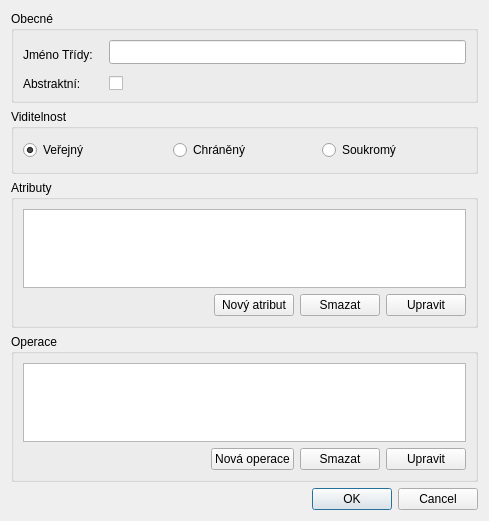
<?xml version="1.0" encoding="UTF-8"?>
<ui version="4.0">
 <class>ClassPropertiesDialog</class>
 <widget class="QDialog" name="ClassPropertiesDialog">
  <property name="geometry">
   <rect>
    <x>0</x>
    <y>0</y>
    <width>489</width>
    <height>521</height>
   </rect>
  </property>
  <property name="windowTitle">
   <string>Třída Vlastnosti</string>
  </property>
  <property name="modal">
   <bool>true</bool>
  </property>
  <layout class="QGridLayout" name="gridLayout">
   <item row="0" column="0">
    <layout class="QVBoxLayout" name="verticalLayout_3">
     <item>
      <widget class="QGroupBox" name="generalGroupBox">
       <property name="maximumSize">
        <size>
         <width>16777215</width>
         <height>16777215</height>
        </size>
       </property>
       <property name="title">
        <string>Obecné</string>
       </property>
       <layout class="QGridLayout" name="gridLayout_5">
        <item row="0" column="0" rowspan="2">
         <widget class="QLabel" name="label">
          <property name="text">
           <string>Jméno Třídy:   </string>
          </property>
         </widget>
        </item>
        <item row="0" column="1">
         <widget class="QLineEdit" name="classNameEdit">
          <property name="sizePolicy">
           <sizepolicy hsizetype="Expanding" vsizetype="Maximum">
            <horstretch>0</horstretch>
            <verstretch>0</verstretch>
           </sizepolicy>
          </property>
          <property name="minimumSize">
           <size>
            <width>0</width>
            <height>24</height>
           </size>
          </property>
          <property name="maximumSize">
           <size>
            <width>16777215</width>
            <height>24</height>
           </size>
          </property>
         </widget>
        </item>
        <item row="2" column="0">
         <widget class="QLabel" name="label_2">
          <property name="text">
           <string>Abstraktní:</string>
          </property>
         </widget>
        </item>
        <item row="2" column="1">
         <widget class="QCheckBox" name="abstractCheckBox">
          <property name="text">
           <string/>
          </property>
         </widget>
        </item>
       </layout>
      </widget>
     </item>
     <item>
      <widget class="QGroupBox" name="visibilityGroupBox">
       <property name="sizePolicy">
        <sizepolicy hsizetype="Preferred" vsizetype="Maximum">
         <horstretch>0</horstretch>
         <verstretch>0</verstretch>
        </sizepolicy>
       </property>
       <property name="maximumSize">
        <size>
         <width>16777215</width>
         <height>16777215</height>
        </size>
       </property>
       <property name="title">
        <string>Viditelnost</string>
       </property>
       <layout class="QGridLayout" name="gridLayout_4">
        <item row="0" column="0">
         <layout class="QHBoxLayout" name="horizontalLayout">
          <item>
           <widget class="QRadioButton" name="visiPublicRadio">
            <property name="sizePolicy">
             <sizepolicy hsizetype="Preferred" vsizetype="Preferred">
              <horstretch>0</horstretch>
              <verstretch>0</verstretch>
             </sizepolicy>
            </property>
            <property name="minimumSize">
             <size>
              <width>0</width>
              <height>24</height>
             </size>
            </property>
            <property name="text">
             <string>Veřejný</string>
            </property>
            <property name="checked">
             <bool>true</bool>
            </property>
           </widget>
          </item>
          <item>
           <widget class="QRadioButton" name="visiProtectedRadio">
            <property name="sizePolicy">
             <sizepolicy hsizetype="Preferred" vsizetype="Preferred">
              <horstretch>0</horstretch>
              <verstretch>0</verstretch>
             </sizepolicy>
            </property>
            <property name="minimumSize">
             <size>
              <width>0</width>
              <height>24</height>
             </size>
            </property>
            <property name="text">
             <string>Chráněný</string>
            </property>
           </widget>
          </item>
          <item>
           <widget class="QRadioButton" name="visiPrivateRadio">
            <property name="sizePolicy">
             <sizepolicy hsizetype="Preferred" vsizetype="Preferred">
              <horstretch>0</horstretch>
              <verstretch>0</verstretch>
             </sizepolicy>
            </property>
            <property name="minimumSize">
             <size>
              <width>0</width>
              <height>24</height>
             </size>
            </property>
            <property name="text">
             <string>Soukromý</string>
            </property>
           </widget>
          </item>
         </layout>
        </item>
       </layout>
      </widget>
     </item>
     <item>
      <widget class="QGroupBox" name="attributesGroupBox">
       <property name="maximumSize">
        <size>
         <width>16777215</width>
         <height>16777215</height>
        </size>
       </property>
       <property name="title">
        <string>Atributy</string>
       </property>
       <layout class="QGridLayout" name="gridLayout_3">
        <item row="0" column="0">
         <layout class="QVBoxLayout" name="verticalLayout">
          <item>
           <widget class="QListView" name="attributesView"/>
          </item>
          <item>
           <layout class="QHBoxLayout" name="horizontalLayout_2">
            <item>
             <spacer name="horizontalSpacer">
              <property name="orientation">
               <enum>Qt::Horizontal</enum>
              </property>
              <property name="sizeHint" stdset="0">
               <size>
                <width>40</width>
                <height>20</height>
               </size>
              </property>
             </spacer>
            </item>
            <item>
             <widget class="QPushButton" name="newAttributeBtn">
              <property name="sizePolicy">
               <sizepolicy hsizetype="Minimum" vsizetype="Fixed">
                <horstretch>0</horstretch>
                <verstretch>0</verstretch>
               </sizepolicy>
              </property>
              <property name="text">
               <string>Nový atribut</string>
              </property>
             </widget>
            </item>
            <item>
             <widget class="QPushButton" name="removeAttrBtn">
              <property name="sizePolicy">
               <sizepolicy hsizetype="Minimum" vsizetype="Fixed">
                <horstretch>0</horstretch>
                <verstretch>0</verstretch>
               </sizepolicy>
              </property>
              <property name="text">
               <string>Smazat</string>
              </property>
             </widget>
            </item>
            <item>
             <widget class="QPushButton" name="attrPropertiesbtn">
              <property name="sizePolicy">
               <sizepolicy hsizetype="Minimum" vsizetype="Fixed">
                <horstretch>0</horstretch>
                <verstretch>0</verstretch>
               </sizepolicy>
              </property>
              <property name="text">
               <string>Upravit</string>
              </property>
             </widget>
            </item>
           </layout>
          </item>
         </layout>
        </item>
       </layout>
      </widget>
     </item>
     <item>
      <widget class="QGroupBox" name="operationsGroupBox">
       <property name="maximumSize">
        <size>
         <width>16777215</width>
         <height>16777215</height>
        </size>
       </property>
       <property name="title">
        <string>Operace</string>
       </property>
       <layout class="QGridLayout" name="gridLayout_2">
        <item row="0" column="0">
         <layout class="QVBoxLayout" name="verticalLayout_2">
          <item>
           <widget class="QListView" name="operationsView"/>
          </item>
          <item>
           <layout class="QHBoxLayout" name="horizontalLayout_3">
            <item>
             <spacer name="horizontalSpacer_2">
              <property name="orientation">
               <enum>Qt::Horizontal</enum>
              </property>
              <property name="sizeHint" stdset="0">
               <size>
                <width>40</width>
                <height>20</height>
               </size>
              </property>
             </spacer>
            </item>
            <item>
             <widget class="QPushButton" name="newOperationBtn">
              <property name="text">
               <string>Nová operace</string>
              </property>
             </widget>
            </item>
            <item>
             <widget class="QPushButton" name="removeOperationBtn">
              <property name="text">
               <string>Smazat</string>
              </property>
             </widget>
            </item>
            <item>
             <widget class="QPushButton" name="operPropertiesBtn">
              <property name="text">
               <string>Upravit</string>
              </property>
             </widget>
            </item>
           </layout>
          </item>
         </layout>
        </item>
       </layout>
      </widget>
     </item>
    </layout>
   </item>
   <item row="1" column="0">
    <widget class="QDialogButtonBox" name="buttonBox">
     <property name="orientation">
      <enum>Qt::Horizontal</enum>
     </property>
     <property name="standardButtons">
      <set>QDialogButtonBox::Cancel|QDialogButtonBox::Ok</set>
     </property>
    </widget>
   </item>
  </layout>
  <zorder>layoutWidget</zorder>
  <zorder>attributesGroupBox</zorder>
  <zorder>operationsView</zorder>
  <zorder>generalGroupBox</zorder>
  <zorder>buttonBox</zorder>
 </widget>
 <resources/>
 <connections>
  <connection>
   <sender>buttonBox</sender>
   <signal>accepted()</signal>
   <receiver>ClassPropertiesDialog</receiver>
   <slot>accept()</slot>
   <hints>
    <hint type="sourcelabel">
     <x>248</x>
     <y>254</y>
    </hint>
    <hint type="destinationlabel">
     <x>157</x>
     <y>274</y>
    </hint>
   </hints>
  </connection>
  <connection>
   <sender>buttonBox</sender>
   <signal>rejected()</signal>
   <receiver>ClassPropertiesDialog</receiver>
   <slot>reject()</slot>
   <hints>
    <hint type="sourcelabel">
     <x>316</x>
     <y>260</y>
    </hint>
    <hint type="destinationlabel">
     <x>286</x>
     <y>274</y>
    </hint>
   </hints>
  </connection>
 </connections>
</ui>
